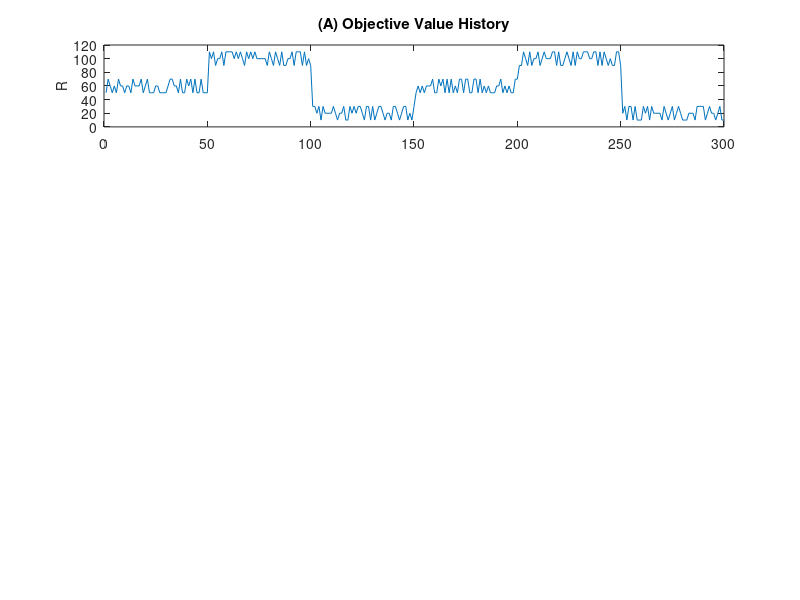

The MATLAB source for this figure: (Note: this script raises an error after producing the figure.)


%%%%%%%%%%%%%%%%%%%%%%%%%%%%%%%%%%%%%%%%%%%%%%%%%%%%%%%%%%%%%%%%%%%%%%%%%% 
%%%%%%%%%%%%%%%%%%%%%%%%%%%%%%%%%%%%%%%%%%%%%%%%%%%%%%%%%%%%%%%%%%%%%%%%%% 
%%%%%%%%%%%%%%%%%% A FORMAL THEORY OF MOOD INSTABILITY %%%%%%%%%%%%%%%%%%% 
%%%%%%%%%%%%%%%%%%%%%%%%%%%%%%%%%%%%%%%%%%%%%%%%%%%%%%%%%%%%%%%%%%%%%%%%%% 
%%%%%%%%%%%%%%%%%%%%%%%%%%%%%%%%%%%%%%%%%%%%%%%%%%%%%%%%%%%%%%%%%%%%%%%%%% 
%%%%%%%%%%%%%%%%%%% SIMULATION 3 EMOTIONAL TRANSIENCE %%%%%%%%%%%%%%%%%%%%
%%%%%%%%%%%%%%%%%%%%%%%%%%%%%%%%%%%%%%%%%%%%%%%%%%%%%%%%%%%%%%%%%%%%%%%%%% 

%   R  -  Objective  value   (stimuli as such: $100)
% V(R) -  Subjective value   (stimuli as perceived: cheap)
% m=μ  -  Reference point    (baseline standard/wish for rewards)
% p=π  -  Weight             (weight of the prediction error R-μ)
% α=a  -  Learning rate      (learning of reference based on R-μ)

% Simulation 2 involves tuning these parameters to generate:
% 1. Healthy              evaluation  (μ=60, π=1/20, α=0.2)
% 2. Transient            evaluation  (μ=60, π=1/20, α=0.99)
% 3. Transient & Reactive evaluation  (μ=60, π>1/20, α=0.99)

% Simulations are based on a dynamic evaluation model, outlined in:
% Zavlis Bentall Fonagy Rigoli (2024) A formal theory of mood instability




clear all                                                                   % Clear all variables
rng(6969)                                                                   % Random seed to ensure reproducibility




% ---------------------------------------------------------------------- % 
% ------------------------------ REALITY ------------------------------- % 
% ---------------------------------------------------------------------- % 
for i=1:300                                                                 % For loop running from 1 to 300 R outcomes
    [r index] = max(mnrnd(1,[0.33 0.34 .33]));                              % Randomly select index (1-3) from a multinomial distribution with probabilities [0.33 0.34 .33]
    index_T(1,i) = (index-2)*10;                                            % Maps the chosen index (1-3) onto a scaled value: -10 (index=1), 0 (index=2), +10 (index=3)
end                                                                         % Outcome is vector with 300 raw reality (R) values

% Moderate Reality
for i = [1:50 151:200]                                                      % For loop on R outcomes (1:50) and (151:200)
    outcome(1,i) = index_T(1,i) + 60;                                       % Add +60 to these outcomes to create moderate reality
end                                                                         % Outcome is 100 trials representing moderate reality

% Positive Reality
for i = [51:100 201:250]                                                    % For loop on R outcomes (51:100) and (201:250)
    outcome(1,i) = index_T(1,i) + 100;                                      % Add +100 to these outcomes to create positive reality
end                                                                         % Outcome is 100 trials representing positive reality

% Negative Reality
for i = [101:150 251:300]                                                   % For loop on R outcomes (101:150) and (251:300)
    outcome(1,i) = index_T(1,i) + 20;                                       % Add +20 to these outcomes to create negative reality
end                                                                         % Outcome is 100 trials representing negative reality

subplot(4,1,1)                                                              % (4rows, 1cols, plot 1st panel)
plot(outcome)                                                               % Plot reality (raw values)
title(['(A) Objective Value History'], 'FontSize', 10.8)                    % Title reality function
ylabel ('R', 'FontSize', 10)                                                % Plot y axis only
ax = gca;                                                                   % Get existing axes handle
ax.YTick = 0:20:100;                                                        % Set y-axis ticks at intervals of 20


% ---------------------------------------------------------------------- % 
% --------------------------- HEALTHY AFFECT --------------------------- % 
% ---------------------------------------------------------------------- % 
mu = 60;                                                                    % Adaptive reference: 60
alpha = 0.2;                                                                % Adaptive learning rate: 0.2
p = 1/20;                                                                   % Adaptive weight-precision: 1/20
for i=1:300                                                                 % For loop running from 1 to 300 trials
    Vh(1,i) = 1 / (1+exp(p*(-outcome(i)+mu)));                              % Dynamic evaluation equation 1 (see manuscript)
    mu = mu + alpha * (outcome(i)-mu);                                      % Dynamic evaluation equation 2 (see manuscript)
end                                                                         % Outcome is vector with 300 healthy values
subplot(4,1,2)                                                              % (4rows, 1cols, plot 2nd panel)
plot(Vh)                                                                    % Plot healthy affective values
title(['(B) Healthy Evaluation (μ{_0}=60, π=0.05, α=0.2)'], ...             % Plot healthy affective title
       'FontSize', 10.8)                                                    % Adjust font size
ylabel ('V(R)', 'FontSize', 10)                                             % Plot y axis only
ax = gca;                                                                   % Get current axes handle
ax.YTick = 0:0.2:1;                                                         % Set y-axis ticks at intervals of 20


% ---------------------------------------------------------------------- % 
% ------------------------ EMOTIONAL TRANSIENCE ------------------------ % 
% ---------------------------------------------------------------------- % 
mu = 60;                                                                    % Adaptive reference: 60
alpha = 0.99;                                                               % Maladaptively high learning: 0.99
p = 1/20;                                                                   % Adaptive weight-precision: 1/20
for i=1:300                                                                 % For loop running from 1 to 300 trials
    Vt(1,i) = 1 / (1+exp(p*(-outcome(i)+mu)));                              % Dynamic evaluation equation 1 (see manuscript)
    mu = mu + alpha * (outcome(i)-mu);                                      % Dynamic evaluation equation 2 (see manuscript)
end                                                                         % Outcome is vector with 300 transient values
subplot(4,1,3)                                                              % (4rows, 1cols, plot 3rd panel)
plot(Vt)                                                                    % Plot transient affective values
title(['(C) Emotional Transience (μ{_0}=60, π=0.05, α=0.99)'], ...          % Plot transient affective title
       'FontSize', 10.8)                                                    % Adjust font size
ylabel ('V(R)', 'FontSize', 10)                                             % Plot y axis only
ax = gca;                                                                   % Get current axes handle
ax.YTick = 0:0.2:1;                                                         % Set y-axis ticks at intervals of 20


% ---------------------------------------------------------------------- % 
% ---------------------- TRANSIENCE & REACTIVITY ----------------------- % 
% ---------------------------------------------------------------------- % 
mu = 60;                                                                    % Adaptive reference: 60
alpha = 0.99;                                                               % Maladaptively high learning: 0.99
p = 1/10;                                                                   % Maladaptively low weight-precision: 1/10
for i=1:300                                                                 % For loop running from 1 to 300 trials
    Vtr(1,i) = 1 / (1+exp(p*(-outcome(i)+mu)));                             % Dynamic evaluation equation 1 (see manuscript)
    mu = mu + alpha * (outcome(i)-mu);                                      % Dynamic evaluation equation 2 (see manuscript)
end                                                                         % Outcome is vector with 300 trans-react values
subplot(4,1,4)                                                              % (4rows, 1cols, plot 4th panel)
plot(Vtr)                                                                   % Plot transient-reactive values
title(['(D) Emotional Transience & ' ...                                    % Plot transient affective title
       'Emotional Reactivity (μ{_0}=60, π=0.1, α=0.99)'], ...               % As well as reactivity affective title
       'FontSize', 10.8)                                                    % Adjust font size
xlabel ('Trial', 'FontSize', 10); ylabel ('V(R)', 'FontSize', 10)           % Plot both x & y axes
ax = gca;                                                                   % Get current axes handle
ax.YTick = 0:0.2:1;                                                         % Set y-axis ticks at intervals of 20


% ---------------------------------------------------------------------- % 
% --------------------------- PRINT FIGURE 3 --------------------------- % 
% ---------------------------------------------------------------------- % 
printfigure(10, 10, 'Figure 3.pdf')                                         % See function printfigure
